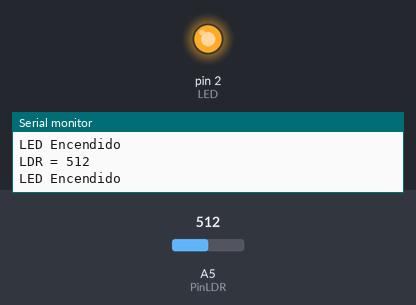
Simulated run of this sketch. Board: Arduino Uno, built with avr-gcc and run on an emulated ATmega328P. Parts: output pins drawn as LEDs (lit = HIGH), the last lines printed to the serial monitor. Inputs (shaded band) come from the test bench; at power-on: A5 (PinLDR) = 512.

Above: at 1.8 s.
1.9 s: A5 (PinLDR) set to 483
At 2.5 s:
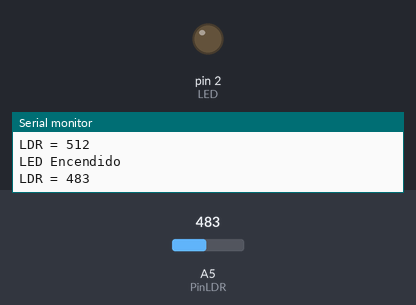
3.5 s: A5 (PinLDR) set to 510
At 5.2 s:
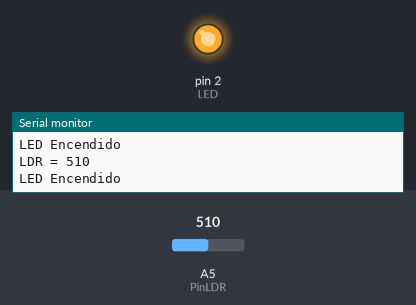
5.5 s: A5 (PinLDR) set to 490
At 6.8 s:
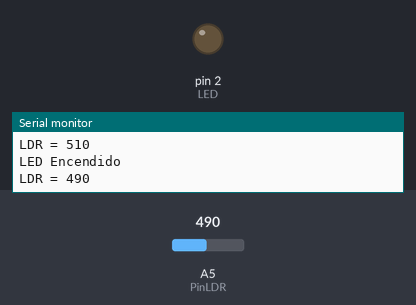
Timing chart, 0 to 8.5 s (numbered marks = the images above; inputs shaded):
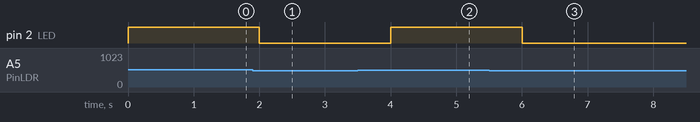

Measured:
- the behaviour switches between 501 and 500 on A5 (PinLDR) (found by bisection; images 0 and 1)
- after the input at 1.9 s, pin 2 (LED): HIGH → LOW after 0.10 s
- after the input at 3.5 s, pin 2 (LED): LOW → HIGH after 0.50 s
- after the input at 5.5 s, pin 2 (LED): HIGH → LOW after 0.50 s

The sketch:

Hoja_De_Trabajo.ino
```cpp
int LED = 2;
int PinLDR = 5;

void setup() {
  Serial.begin(9600);
  pinMode(LED, OUTPUT);
}

void loop() {
  int ValorLDR = analogRead(PinLDR);
  SensorLuz(LED, ValorLDR);
}

void SensorLuz(int Led, int LDR) {
  Serial.print("LDR = ");
  Serial.println(LDR);
  if (LDR > 500) {
    digitalWrite(Led, HIGH);
    Serial.println("LED Encendido");
  } else {
    digitalWrite(Led, LOW);
  }
  delay(1000);
}
```
